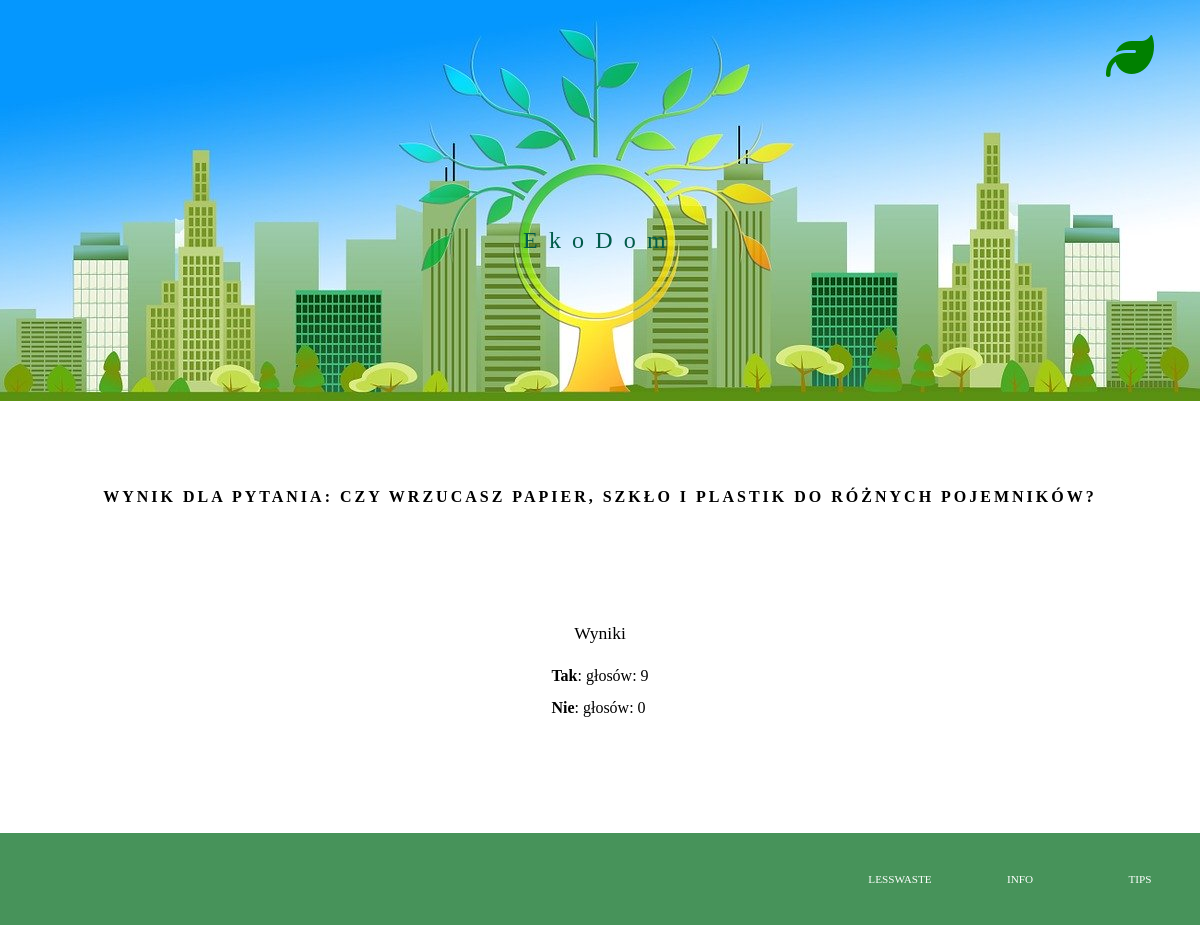
Page /polls/3/results on the committed database.
### polls/models.py (models this page shows, shortened)
class Choice(models.Model):
    question = models.ForeignKey(Question, on_delete=models.CASCADE)
    choice_text = models.CharField(max_length=200)
    votes = models.IntegerField(default=0)

### polls/views.py (the view)
# urls.py: path('<int:question_id>/results', views.ResultsView.as_view(), name='results'),
class ResultsView(DetailView):
    queryset = Question.objects.all()
    pk_url_kwarg = "question_id"
    template_name = 'polls/results.html'
    context_object_name = "question"
    def get_context_data(self, **kwargs):
        context = {
            "title": f'Wynik dla pytania:\n {self.object.question_text}'
        }
        context.update(kwargs)
        return super().get_context_data(**context)

### polls/templates/polls/results.html
{% extends "base.html" %}
{% block content %}
<section class="questionDetails">
    <p>Wyniki</p>
    <ul>
        {% for choice in question.choice_set.all %}
        <li><b>{{ choice.choice_text }}</b>: głosów: {{ choice.votes }}</li>
        {% endfor %}
    </ul>
</section>
{% endblock %}

### polls/static/polls/style.css (style rules this page uses)
* { margin: 0; padding: 0; box-sizing: border-box; }
body { display: flex; min-height: 100vh; flex-direction: column; }
ul { list-style-type: none; }
.questionDetails { width: 80%; display: flex; flex-direction: column; align-items: center; justify-content: center; min-height: 30vh; }
.questionDetails ul { line-height: 2rem; }
.questionDetails > p { margin: 1rem 0; font-size: 1.1rem; }

### rows in the picture
Choice: choice_text "Tak", votes "9"
Choice: choice_text "Nie", votes "0"

### other values in the picture
{{ title }} "WYNIK DLA PYTANIA: CZY WRZUCASZ PAPIER, SZKŁO I PLASTIK DO RÓŻNYCH POJEMNIKÓW?"
